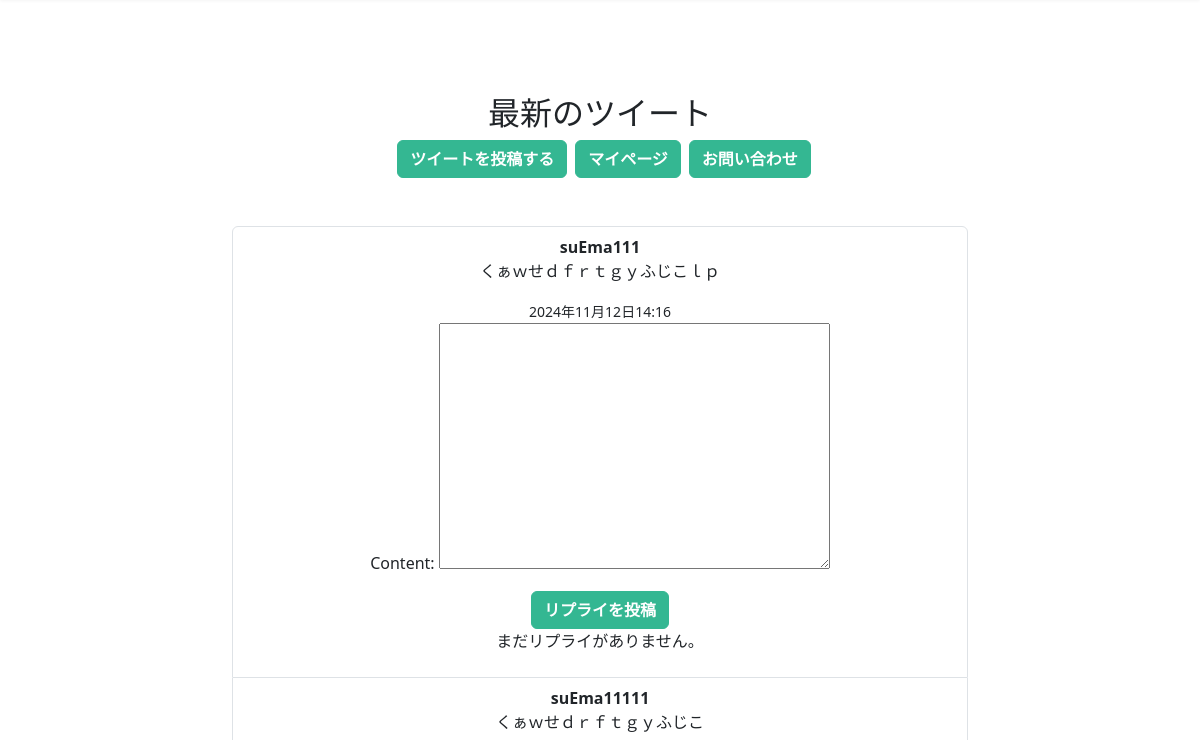
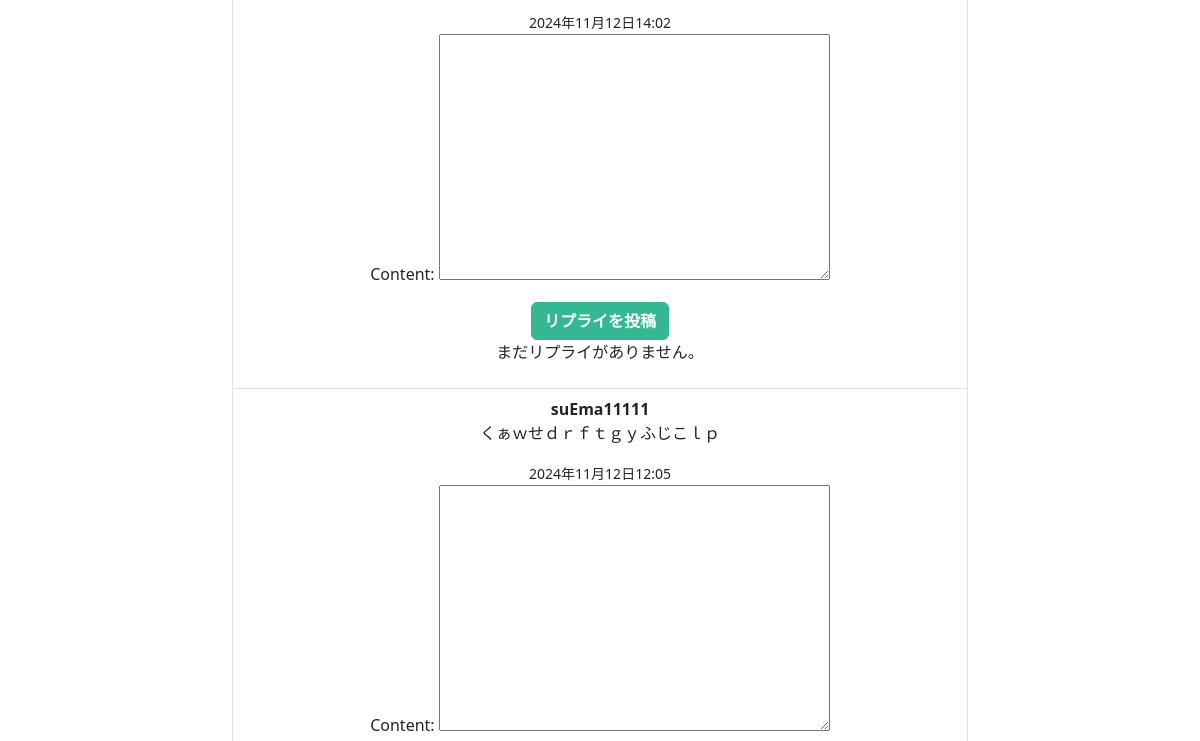
Before: /tweets/ (middle part) with the older database file (2 pictures, top to bottom).
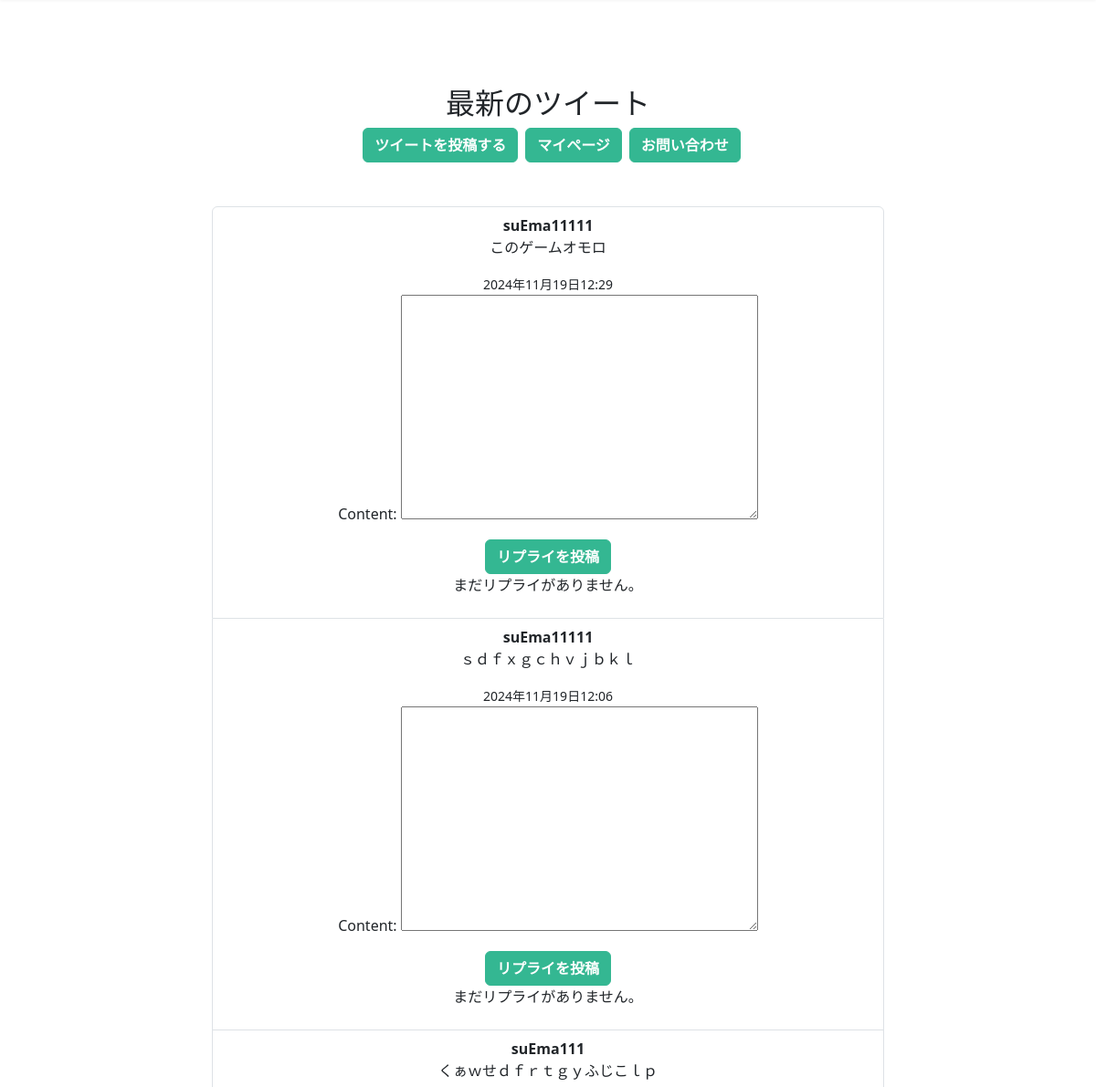
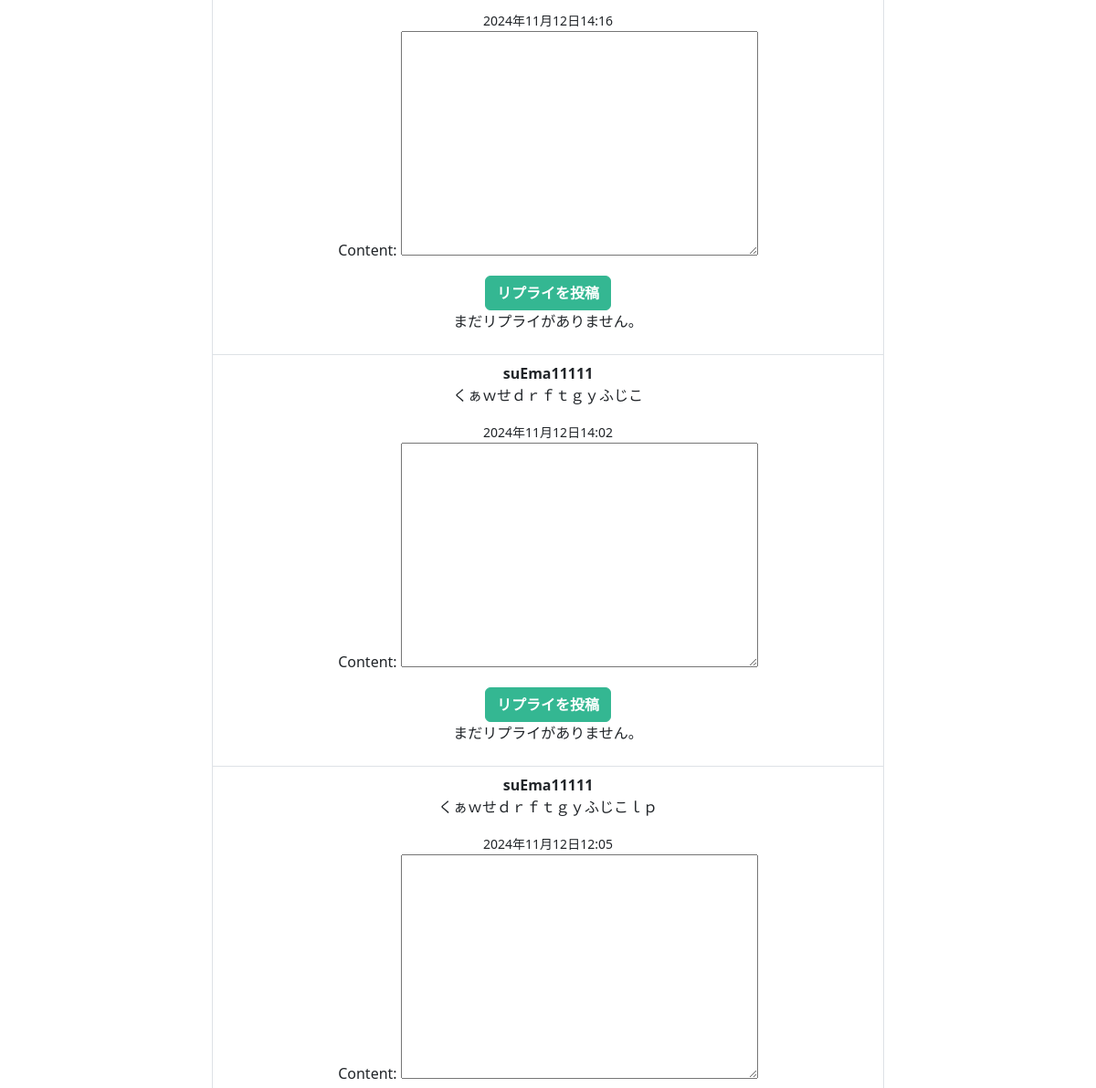
After: the same page with the newer database file (2 pictures, top to bottom).
### strategyapp/models.py (models this page shows, shortened)
class Tweet(models.Model):
    user = models.ForeignKey(CustomUser, verbose_name="ユーザー", on_delete=models.CASCADE)
    content = models.TextField(verbose_name="ツイート内容", max_length=280)
    created_at = models.DateTimeField(verbose_name="投稿日時", auto_now_add=True)

### accounts/models.py (models this page shows)
class CustomUser(AbstractUser):
    pass
    groups = models.ManyToManyField(
        'auth.Group',
        related_name='customuser_groups',  # related_name を設定
        blank=True
    )
    user_permissions = models.ManyToManyField(
        'auth.Permission',
        related_name='customuser_permissions',  # related_name を設定
        blank=True
    )

### strategyapp/views.py (the view)
# urls.py: path('tweets/', views.TweetListView.as_view(), name='tweets_list'),  # ツイート一覧
class TweetListView(ListView):
    model = Tweet  # 表示するモデル
    template_name = 'tweets_list.html'  # 表示するテンプレート
    context_object_name = 'tweets'  # コンテキスト名を 'tweets' に設定
    ordering = ['-created_at']  # 作成日時の降順で取得
    def get_context_data(self, **kwargs):
        context = super().get_context_data(**kwargs)
        for tweet in context['tweets']:
            tweet.replies = Reply.objects.filter(
                content_type=ContentType.objects.get_for_model(Tweet),
                object_id=tweet.id  # 現在のツイートに関連するリプライのみを取得
            ).order_by('-created_at')
        context['reply_form'] = ReplyForm()  # リプライフォームを追加
        return context

### strategyapp/forms.py
class ReplyForm(forms.ModelForm):
    class Meta:
        model = Reply
        fields = ['content']
    def __init__(self, *args, **kwargs):
        content_type = kwargs.pop('content_type', None)
        object_id = kwargs.pop('object_id', None)
        super().__init__(*args, **kwargs)
        if content_type and object_id:
            self.instance.content_type = content_type
            self.instance.object_id = object_id

### strategyapp/templates/tweets_list.html (shortened to what this page needs)
{% extends 'base.html' %}
{% block contents %}
<section class="py-5 text-center container">
    <div class="row py-lg-5">
        <div class="col-lg-8 col-md-10 mx-auto">
            <h2>最新のツイート</h2>
            <div class="d-flex justify-content-center mb-4">
                <a href="{% url 'strategyapp:tweet_create' %}" class="btn btn-primary ms-2">ツイートを投稿する</a>
                <a href="{% url 'strategyapp:index' %}" class="btn btn-primary ms-2">マイページ</a>
                <a href="{% url 'strategyapp:contact' %}" class="btn btn-primary ms-2">お問い合わせ</a>
            </div>
            <div class="list-group mt-5">
                {% for tweet in tweets %}
                    <div class="tweet list-group-item">
                        <strong>{{ tweet.user.username }}</strong>
                        <p>{{ tweet.content }}</p>
                        <small>{{ tweet.created_at }}</small>
                        <form method="post" action="{% url 'strategyapp:tweet_reply' object_id=tweet.id %}">
                            {{ reply_form.as_p }}
                            <button type="submit" class="btn btn-primary">リプライを投稿</button>
                        </form>
                        <div class="replies">
                            {% for reply in tweet.replies %}
                                <div class="reply">
                                    <strong>{{ reply.user.username }}:</strong>
                                    <p>{{ reply.content }}</p>
                                    <small>{{ reply.created_at }}</small>
                                </div>
                            {% empty %}
                                <p>まだリプライがありません。</p>
                            {% endfor %}
                        </div>
                    </div>
                {% endfor %}
            </div>
        </div>
    </div>
</section>
{% endblock %}

Changed rows visible on the page:
added Tweet: user.username "suEma11111", content "このゲームオモロ", created_at "2024年11月19日12:29"
added Tweet: user.username "suEma11111", content "ｓｄｆｘｇｃｈｖｊｂｋｌ", created_at "2024年11月19日12:06"
